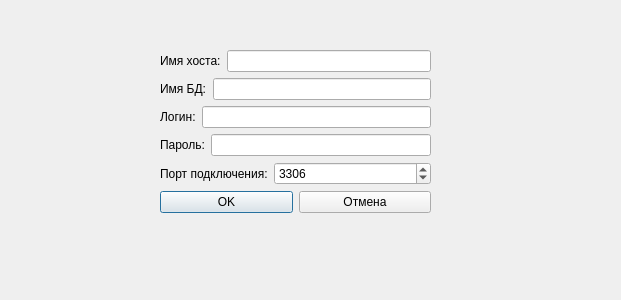
<?xml version="1.0" encoding="UTF-8"?>
<ui version="4.0">
 <class>Dialog</class>
 <widget class="QDialog" name="Dialog">
  <property name="geometry">
   <rect>
    <x>0</x>
    <y>0</y>
    <width>621</width>
    <height>300</height>
   </rect>
  </property>
  <property name="windowTitle">
   <string>Dialog</string>
  </property>
  <widget class="QWidget" name="formLayoutWidget">
   <property name="geometry">
    <rect>
     <x>160</x>
     <y>50</y>
     <width>271</width>
     <height>181</height>
    </rect>
   </property>
   <layout class="QFormLayout" name="formLayout_7">
    <item row="5" column="0" colspan="2">
     <layout class="QHBoxLayout" name="horizontalLayout">
      <item>
       <widget class="QPushButton" name="okButton">
        <property name="text">
         <string>OK</string>
        </property>
       </widget>
      </item>
      <item>
       <widget class="QPushButton" name="cancelButton">
        <property name="text">
         <string>Отмена</string>
        </property>
       </widget>
      </item>
     </layout>
    </item>
    <item row="0" column="0" colspan="2">
     <layout class="QFormLayout" name="formLayout">
      <item row="0" column="1">
       <widget class="QLineEdit" name="hostLineEdit">
        <property name="text">
         <string/>
        </property>
       </widget>
      </item>
      <item row="0" column="0">
       <widget class="QLabel" name="label">
        <property name="text">
         <string>Имя хоста:</string>
        </property>
       </widget>
      </item>
     </layout>
    </item>
    <item row="1" column="0" colspan="2">
     <layout class="QFormLayout" name="formLayout_2">
      <item row="0" column="0">
       <widget class="QLabel" name="label_2">
        <property name="text">
         <string>Имя БД:</string>
        </property>
       </widget>
      </item>
      <item row="0" column="1">
       <widget class="QLineEdit" name="dbNameLineEdit">
        <property name="text">
         <string/>
        </property>
       </widget>
      </item>
     </layout>
    </item>
    <item row="2" column="0" colspan="2">
     <layout class="QFormLayout" name="formLayout_3">
      <item row="0" column="0">
       <widget class="QLabel" name="label_3">
        <property name="text">
         <string>Логин:</string>
        </property>
       </widget>
      </item>
      <item row="0" column="1">
       <widget class="QLineEdit" name="loginLineEdit">
        <property name="text">
         <string/>
        </property>
       </widget>
      </item>
     </layout>
    </item>
    <item row="3" column="0" colspan="2">
     <layout class="QFormLayout" name="formLayout_4">
      <item row="0" column="0">
       <widget class="QLabel" name="label_4">
        <property name="text">
         <string>Пароль:</string>
        </property>
       </widget>
      </item>
      <item row="0" column="1">
       <widget class="QLineEdit" name="passwordLineEdit">
        <property name="text">
         <string/>
        </property>
        <property name="echoMode">
         <enum>QLineEdit::Password</enum>
        </property>
       </widget>
      </item>
     </layout>
    </item>
    <item row="4" column="0" colspan="2">
     <layout class="QFormLayout" name="formLayout_5">
      <item row="0" column="0">
       <widget class="QLabel" name="label_5">
        <property name="text">
         <string>Порт подключения:</string>
        </property>
       </widget>
      </item>
      <item row="0" column="1">
       <widget class="QSpinBox" name="portSpinBox">
        <property name="maximum">
         <number>65535</number>
        </property>
        <property name="value">
         <number>3306</number>
        </property>
       </widget>
      </item>
     </layout>
    </item>
   </layout>
  </widget>
 </widget>
 <resources/>
 <connections/>
</ui>
